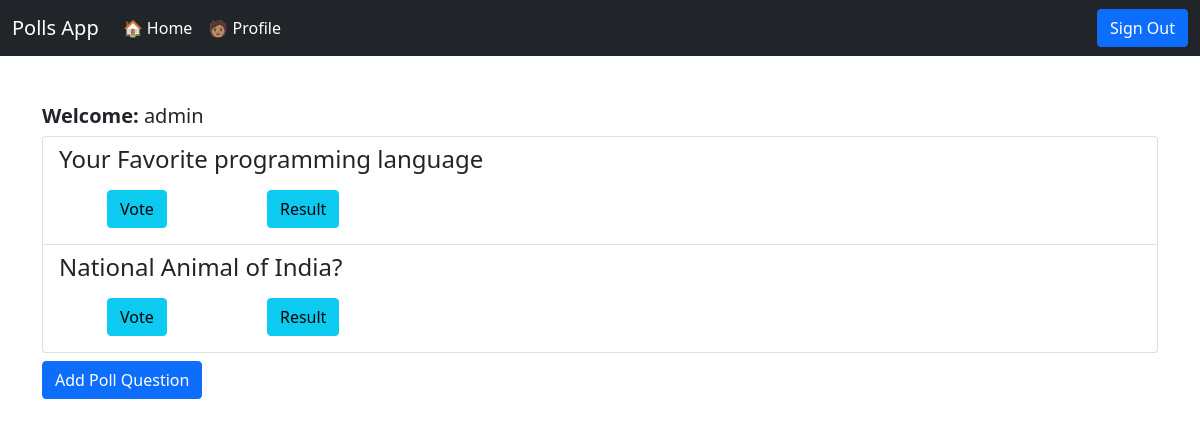
The page /all_polls/ (signed in) on the database as committed earlier.
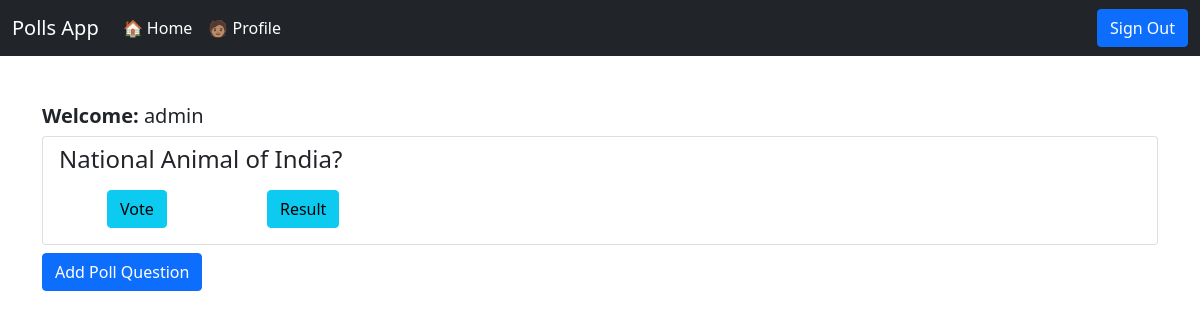
The same page on the database as committed later.
### pollApp/models.py (models this page shows, shortened)
class Question(models.Model):
    user_id=models.ForeignKey(User,on_delete=models.CASCADE,related_name='user_question',null=True)
    question=models.CharField(max_length=200)
    opt1=models.CharField(max_length=100)
    opt2=models.CharField(max_length=100)
    opt3=models.CharField(max_length=100)
    opt4=models.CharField(max_length=100)
    opt1_cnt=models.IntegerField(default=0)
    opt2_cnt=models.IntegerField(default=0)
    opt3_cnt=models.IntegerField(default=0)
    opt4_cnt=models.IntegerField(default=0)
    def __str__(self):
        return self.question

### pollApp/views.py (the view)
# urls.py: path('all_polls/',views.all_polls,name='all_polls'),
@login_required
def all_polls(request):
    current_user = request.user
    username=current_user.username
    questions=Question.objects.all()
    return render(request,'all_polls.html',{'questions':questions,'username':username})

### pollApp/templates/all_polls.html (shortened to what this page needs)
{% extends 'base.html' %}
 {% block body %}
 <div class="container my-5">
    <h5><strong>Welcome: </strong>{{username}}</h5>
    <ul class="list-group">
      {% for question in questions %}
      <li class="list-group-item">
      <h4>{{question}}</h3>
      <a href="{% url 'vote' question.id %}" <button class="btn btn-info mx-5">Vote</button></a>
      <a href="{% url 'result' question.id %}"> <button class="btn btn-info my-2 mx-5">Result</button></a>
      </li>
      {% endfor %}
    </ul>
    <a href="{% url 'addquestion' %}"><button class="btn btn-primary my-2">Add Poll Question</button></a>
 </div>
 {% endblock body %}

Rows that differ between the two databases and show on the page:
removed Question: question "Your Favorite programming language"
